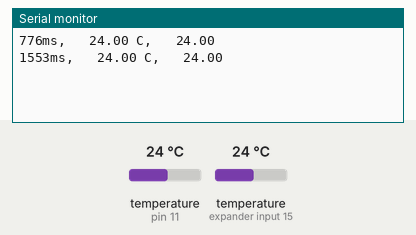
Recording of a sketch running on a simulated Arduino Uno, built with avr-gcc and run on an emulated ATmega328P. Parts: the last lines printed to the serial monitor. The test bench sets the inputs (shaded band); at power-on: temperature (sensors on pin 11, expander input 15) 24 °C.

Above: at 2.3 s.
2.4 s: temperature (sensor on pin 11) set to 12 °C
At 2.4 s:
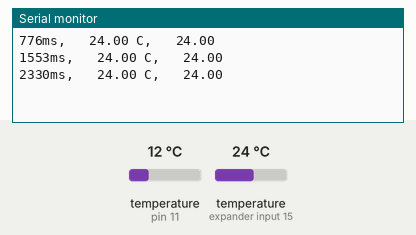
3.9 s: temperature (sensor on expander input 15) set to 12 °C
At 4.3 s:
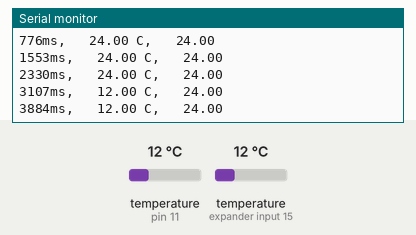
5.4 s: temperature (sensor on pin 11) set to 19 °C
At 6.1 s:
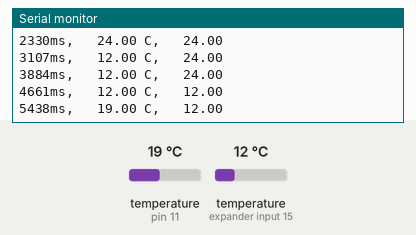
6.9 s: temperature (sensor on expander input 15) set to 19 °C
At 7.6 s:
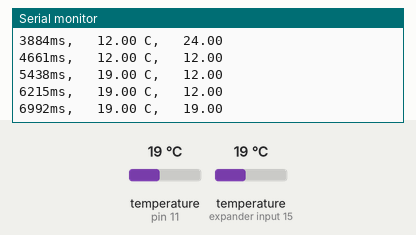
Timing chart, 0 to 9.4 s (numbered marks = the images above; inputs shaded):
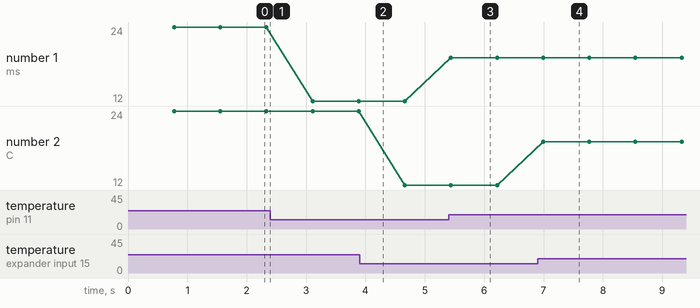

Measured:
- after the input at 5.4 s, the serial monitor: prints a new line at once (image 3)
- after the input at 6.9 s, the serial monitor: prints a new line after 0.09 s (image 4)
- plotted number 1: 24 → 12 after the input at 2.4 s, 12 → 19 after the input at 5.4 s

The sketch:

TempAndBlu.ino
```cpp
#include <DallasTemperature.h>

#define THERMO 11

OneWire oneWire( THERMO );
DallasTemperature sensors( &oneWire );

void setup()
{
    Serial.begin( 9600 );
    while( !Serial );
}

void loop()
{
    sensors.requestTemperatures();

    Serial.println( String( millis() ) + "ms, \t" +
                    String( sensors.getTempCByIndex(0) ) + " C, \t" +
                    String( sensors.getTempCByIndex(1) ) );
}
```
